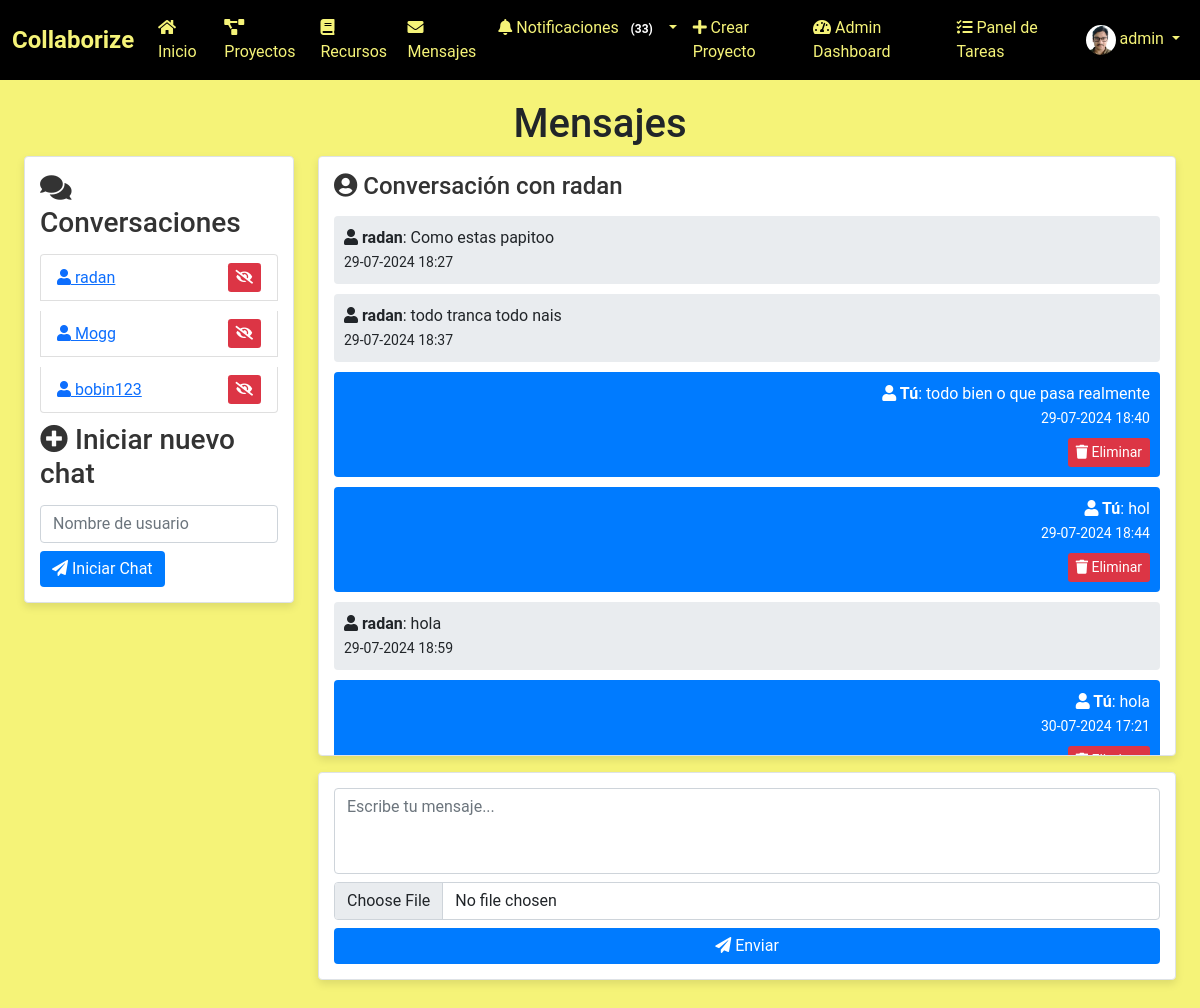
Page /mensajes/ (signed in) on the committed database.
### myapp/models.py (models this page shows, shortened)
class Perfil(models.Model):
    user = models.OneToOneField(User, on_delete=models.CASCADE)
    nombre = models.CharField(max_length=30, blank=True, null=True)
    apellido = models.CharField(max_length=30, blank=True, null=True)
    telefono = models.CharField(max_length=15, blank=True, null=True)
    fecha_nacimiento = models.DateField(null=True, blank=True)
    avatar = models.ImageField(upload_to='avatars/', null=True, blank=True)
    website = models.URLField(max_length=200, blank=True, null=True)
    twitter = models.URLField(max_length=200, blank=True, null=True)
    facebook = models.URLField(max_length=200, blank=True, null=True)
    linkedin = models.URLField(max_length=200, blank=True, null=True)
    habilidades = models.TextField(blank=True, null=True)
    experiencia = models.TextField(blank=True, null=True)

class Mensaje(models.Model):
    emisor = models.ForeignKey(User, on_delete=models.CASCADE, related_name='mensajes_enviados')
    receptor = models.ForeignKey(User, on_delete=models.CASCADE, related_name='mensajes_recibidos')
    contenido = models.TextField()
    imagen = models.ImageField(upload_to='mensajes/', null=True, blank=True)  # Añadido campo imagen
    leido = models.BooleanField(default=False)
    fecha_envio = models.DateTimeField(auto_now_add=True)

### myapp/views.py (the view)
# urls.py: path('mensajes/', views.listar_mensajes, name='listar_mensajes'),
@login_required
def listar_mensajes(request):
    query = request.GET.get('q')
    ocultas = ConversacionOculta.objects.filter(usuario=request.user).values_list('usuario_oculto', flat=True)
    mensajes_recibidos = Mensaje.objects.filter(receptor=request.user).exclude(emisor__in=ocultas)
    mensajes_enviados = Mensaje.objects.filter(emisor=request.user).exclude(receptor__in=ocultas)
    if query:
        mensajes_recibidos = mensajes_recibidos.filter(contenido__icontains=query)
        mensajes_enviados = mensajes_enviados.filter(contenido__icontains=query)
    all_messages = mensajes_recibidos.union(mensajes_enviados).order_by('fecha_envio')
    usuarios = {}
    for mensaje in all_messages:
        user = mensaje.emisor if mensaje.receptor == request.user else mensaje.receptor
        if user not in usuarios:
            usuarios[user] = []
        usuarios[user].append(mensaje)
    all_users = User.objects.exclude(id=request.user.id)
    return render(request, 'myapp/listar_mensajes.html', {
        'usuarios': usuarios,
        'all_users': all_users,
        'query': query
    })

### myapp/templates/myapp/listar_mensajes.html (shortened to what this page needs)
{% extends 'myapp/base.html' %}
{% load static %}
{% block extra_css %}
<link rel="stylesheet" href="{% static 'css/chat.css' %}">
<link rel="stylesheet" href="https://cdnjs.cloudflare.com/ajax/libs/font-awesome/5.15.4/css/all.min.css">
{% endblock %}
{% block content %}
<div class="container mt-5">
    <h1 class="text-center">Mensajes</h1>
    <div class="row">
        <div class="col-md-3">
            <div class="user-list">
                <h3><i class="fas fa-comments"></i> Conversaciones</h3>
                <ul class="list-group" id="conversaciones-list">
                    {% for usuario in usuarios.keys %}
                    <li class="list-group-item d-flex justify-content-between align-items-center">
                        <a href="#chat-{{ usuario.id }}" class="chat-user-link" data-username="{{ usuario.username }}">
                            <i class="fas fa-user"></i> {{ usuario.username }}
                        </a>
                        <button type="button" class="btn btn-sm btn-danger ocultar-conversation-button" data-username="{{ usuario.username }}">
                            <i class="fas fa-eye-slash"></i></button></li>
                    {% endfor %}
                </ul>
                <h3><i class="fas fa-plus-circle"></i> Iniciar nuevo chat</h3>
                <form id="start-new-chat-form">
                    <input type="text" id="new_chat_username" class="form-control mb-2" placeholder="Nombre de usuario">
                    <button type="submit" class="btn btn-primary"><i class="fas fa-paper-plane"></i> Iniciar Chat</button>
                </form>
            </div>
        </div>
        <div class="col-md-9">
            <div class="tab-content" id="chat-content">
                {% for usuario, mensajes in usuarios.items %}
                <div class="tab-pane chat-window" id="chat-{{ usuario.id }}">
                    <div class="chat-box">
                        <h4><i class="fas fa-user-circle"></i> Conversación con {{ usuario.username }}</h4>
                        <div class="messages">
                            {% for mensaje in mensajes %}
                            <div class="chat-message {% if mensaje.emisor == request.user %}sent{% else %}received{% endif %}">
                                <div>
                                    <strong>{% if mensaje.emisor == request.user %}<i class="fas fa-user"></i> Tú{% else %}<i class="fas fa-user"></i> {{ mensaje.emisor.username }}{% endif %}</strong>:
                                    {% if mensaje.contenido %}{{ mensaje.contenido }}{% endif %}<br>
                                    <small>{{ mensaje.fecha_envio|date:"d-m-Y H:i" }}</small>
                                </div>
                                {% if mensaje.emisor == request.user %}
                                <div class="mt-2">
                                    <button type="button" class="btn btn-sm btn-danger" data-toggle="modal" data-target="#confirmDeleteModal" data-mensaje-id="{{ mensaje.id }}"><i class="fas fa-trash"></i> Eliminar</button>
                                </div>
                                {% endif %}
                            </div>
                            {% endfor %}
                        </div>
                    </div>
                    <div class="chat-input mt-3">
                        <form id="send-message-form-{{ usuario.id }}" class="send-message-form" method="post" action="{% url 'enviar_mensaje' %}" enctype="multipart/form-data">
                            <textarea name="contenido" class="form-control mb-2 mr-2" placeholder="Escribe tu mensaje..." rows="3"></textarea>
                            <input type="file" name="imagen" class="form-control mb-2 mr-2">
                            <button type="submit" class="btn btn-primary send-message-button"><i class="fas fa-paper-plane"></i> Enviar</button>
                        </form>
                    </div>
                </div>
                {% endfor %}
            </div>
        </div>
    </div>
</div>
{% endblock %}

### myapp/templates/myapp/base.html (shortened to what this page needs)
<!DOCTYPE html>
<html lang="es">
<head>
    {% load static %}
    <link rel="stylesheet" href="https://cdn.jsdelivr.net/npm/bootstrap@5.1.3/dist/css/bootstrap.min.css">
    <link rel="stylesheet" href="https://cdnjs.cloudflare.com/ajax/libs/font-awesome/5.15.4/css/all.min.css">
    <link rel="stylesheet" href="https://cdn.jsdelivr.net/npm/@icon/entypo@1.0.3/entypo.css">
    <link rel="stylesheet" href="https://cdnjs.cloudflare.com/ajax/libs/bootstrap-datepicker/1.9.0/css/bootstrap-datepicker.min.css">
    <link rel="stylesheet" href="{% static 'css/style.css' %}">
    <link rel="stylesheet" href="{% static 'css/ver_perfil.css' %}">
    <link rel="stylesheet" href="{% static 'css/register.css' %}">
    {% block extra_css %}{% endblock %}
</head>
<body>
    {% if user.is_authenticated %}
    <header>
        <nav class="navbar navbar-expand-lg fixed-top custom-navbar">
            <div class="container">
                <a class="navbar-brand" href="{% url 'index' %}">
                    <span style="font-weight: bold; color: #f5f378; font-size: 1.5rem;">Collaborize</span>
                </a>
                <div class="collapse navbar-collapse justify-content-between" id="navbarNav">
                    <ul class="navbar-nav mx-auto">
                        <li class="nav-item"><a class="nav-link" href="{% url 'index' %}"><i class="fas fa-home"></i> Inicio</a></li>
                        <li class="nav-item"><a class="nav-link" href="{% url 'proyecto_lista' %}"><i class="fas fa-project-diagram"></i> Proyectos</a></li>
                        <li class="nav-item"><a class="nav-link" href="{% url 'listar_recursos' %}"><i class="fas fa-book"></i> Recursos</a></li>
                        <li class="nav-item"><a class="nav-link" href="{% url 'listar_mensajes' %}"><i class="fas fa-envelope"></i> Mensajes
                        </a></li>
                        <li class="nav-item dropdown">
                            <a class="nav-link dropdown-toggle" href="#" id="notificacionesDropdown" role="button" data-bs-toggle="dropdown" aria-haspopup="true" aria-expanded="false">
                                <i class="fas fa-bell"></i> Notificaciones
                                <span id="notificaciones-count" class="badge badge-danger"></span>
                            </a>
                        </li>
                        {% if user.is_staff %}
                        <li class="nav-item"><a class="nav-link" href="{% url 'crear_proyecto' %}"><i class="fas fa-plus"></i> Crear Proyecto</a></li>
                        <li class="nav-item"><a class="nav-link" href="{% url 'admin_dashboard' %}"><i class="fas fa-tachometer-alt"></i> Admin Dashboard</a></li>
                        <li class="nav-item"><a class="nav-link" href="{% url 'admin_panel_tareas' %}"><i class="fas fa-tasks"></i> Panel de Tareas</a></li>
                        {% endif %}
                    </ul>
                    <ul class="navbar-nav">
                        <li class="nav-item dropdown">
                            <a class="nav-link dropdown-toggle" href="#" id="perfilDropdown" role="button" data-bs-toggle="dropdown" aria-haspopup="true" aria-expanded="false">
                                <img src="{% if user.perfil.avatar %}{{ user.perfil.avatar.url }}{% else %}{% static 'images/default_avatar.png' %}{% endif %}" alt="Foto de perfil" class="rounded-circle" width="30" height="30">
                                {{ user.username }}
                            </a>
                        </li>
                    </ul>
                </div>
            </div>
        </nav>
    </header>
    {% endif %}
    <main class="container">
        {% block content %}{% endblock %}
    </main>
</body>
</html>

### myapp/static/css/style.css (style rules this page uses)
body { padding-top: 20px; }
.navbar-brand { font-weight: bold; }
.btn-primary { background-color: #007bff; border-color: #007bff; }
.list-group-item { margin-bottom: 10px; }
.form-control { margin-bottom: 10px; }

### myapp/static/css/register.css (style rules this page uses)
body { background-color: #dcc4fa; }

### myapp/static/css/chat.css (style rules this page uses)
body { background-color: #f0f2f5; font-family: 'Roboto', sans-serif; }
.container { max-width: 1200px; margin: auto; }
.user-list { background-color: #ffffff; border: 1px solid #dee2e6; border-radius: 0.25rem; padding: 15px; margin-bottom: 20px; box-shadow: 0 4px 8px rgba(0, 0, 0, 0.1); }
.user-list h3 { margin-bottom: 15px; color: #333; }
.user-list .list-group-item { cursor: pointer; transition: background-color 0.2s; }
.chat-box { background-color: #ffffff; border: 1px solid #dee2e6; border-radius: 0.25rem; padding: 15px; height: 600px; overflow-y: auto; margin-bottom: 15px; box-shadow: 0 4px 8px rgba(0, 0, 0, 0.1); }
.chat-box h4 { margin-bottom: 15px; color: #333; }
.chat-message { padding: 10px; margin-bottom: 10px; border-radius: 0.25rem; transition: transform 0.2s; }
.chat-message.received { background-color: #e9ecef; text-align: left; }
.chat-message.sent { background-color: #007bff; color: #ffffff; text-align: right; }
.chat-input { background-color: #ffffff; border: 1px solid #dee2e6; border-radius: 0.25rem; padding: 15px; box-shadow: 0 4px 8px rgba(0, 0, 0, 0.1); }
.chat-input form { display: flex; flex-direction: column; }
.chat-input textarea { resize: none; }
.messages { margin-bottom: 15px; }
.btn-primary { background-color: #007bff; border: none; transition: background-color 0.2s; }
.btn-danger { background-color: #dc3545; border: none; transition: background-color 0.2s; }

### myapp/templates/myapp/base.html (style rules this page uses)
body { background-color: #f5f378; }
main.container { margin-top: 80px; }
.navbar.custom-navbar { background-color: #000000; z-index: 1000; }
.navbar.custom-navbar .navbar-nav .nav-link { color: #f5f378; }
.navbar.custom-navbar .navbar-brand { color: #f5f378; }

### rows in the picture
Mensaje: emisor.username "radan", contenido "Como estas papitoo", fecha_envio "29-07-2024 18:27"
Mensaje: emisor.username "radan", contenido "todo tranca todo nais", fecha_envio "29-07-2024 18:37"
Mensaje: shows "Tú", contenido "todo bien o que pasa realmente", fecha_envio "29-07-2024 18:40"
Mensaje: shows "Tú", contenido "hol", fecha_envio "29-07-2024 18:44"
Mensaje: emisor.username "radan", contenido "hola", fecha_envio "29-07-2024 18:59"
Mensaje: shows "Tú", contenido "hola", fecha_envio "30-07-2024 17:21"

### other values in the picture
{{ user.username }} "admin"
{{ usuario.username }} "radan"
{{ usuario.username }} "Mogg"
{{ usuario.username }} "bobin123"
